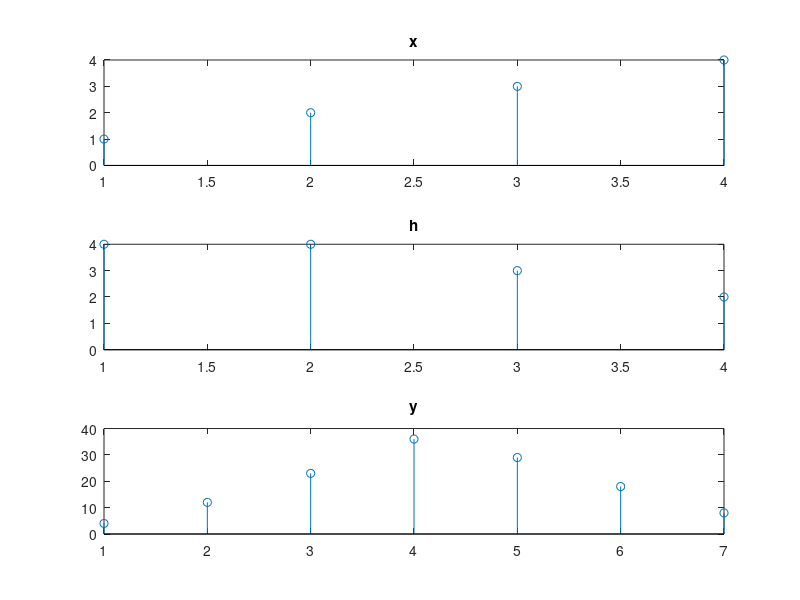

The MATLAB source for this figure:
clear all;
clc;
t=1:1:7;
x=[1 2 3 4];
h=[4 4 3 2];
y=zeros(1, length(x)+length(h)-1);

for i=1:length(x)
    for j=1:length(h)
        val=x(j)*h(i);
        array(i,j)=val;
    end
end


for k=1:length(x)
    j=1;
   for i=k:-1:1
     %disp(y(k));
     y(k)=array(i,j)+y(k);
     j=j+1; 
   end
end
val=2;
for k=length(x)+1:length(x)+length(h)-1
    row=length(x);
    for i=val:length(x)
        y(k)=y(k)+array(row,i)
        row=row-1;
    end
    val=val+1;
end



subplot(3,1,1);
stem(x);
title('x');


subplot(3,1,2);
stem(h);
title('h');


subplot(3,1,3);
stem(y);
title('y');








